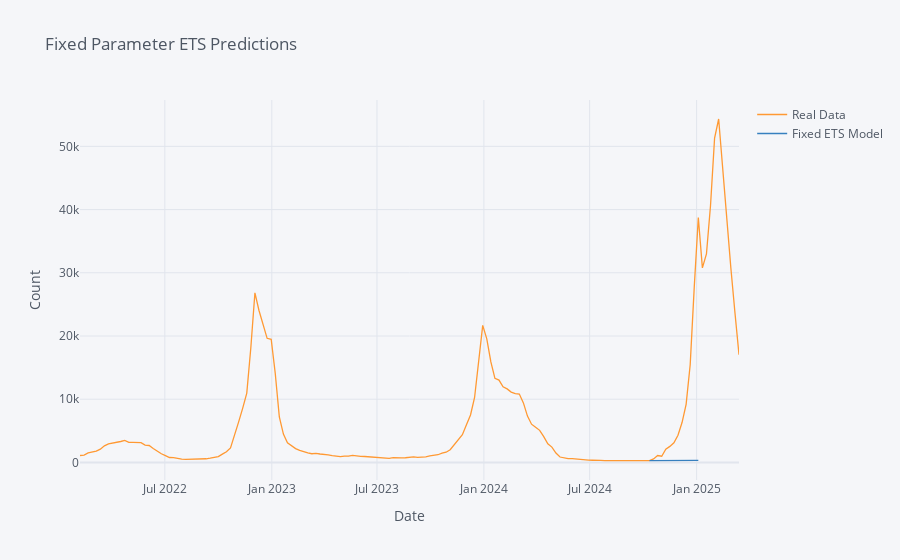

Here is the notebook cell this chart was saved with:
### Code cell
Processor.create_graph()

### Figure 1 — Plotly figure (JSON) as saved in the notebook; plotly's stock layout.template omitted (floating-point values rounded to 4 significant figures; data arrays with more than 128 entries replaced by an {"elided": "..."} marker saying what was removed)
{"data": [{"line": {"color": "rgba(255, 153, 51, 1.0)", "dash": "solid", "shape": "linear", "width": 1.3}, "mode": "lines", "name": "Real Data", "text": "", "type": "scatter", "x": {"elided": "163 str values"}, "y": {"elided": "163 int values"}}, {"line": {"color": "rgba(55, 128, 191, 1.0)", "dash": "solid", "shape": "linear", "width": 1.3}, "mode": "lines", "name": "Fixed ETS Model", "text": "", "type": "scatter", "x": {"elided": "163 str values"}, "y": {"elided": "163 mixed values"}}], "layout": {"autosize": true, "legend": {"bgcolor": "#F5F6F9", "font": {"color": "#4D5663"}}, "paper_bgcolor": "#F5F6F9", "plot_bgcolor": "#F5F6F9", "title": {"font": {"color": "#4D5663"}, "text": "Fixed Parameter ETS Predictions"}, "xaxis": {"autorange": true, "gridcolor": "#E1E5ED", "range": ["2022-02-05", "2025-03-15"], "showgrid": true, "tickfont": {"color": "#4D5663"}, "title": {"font": {"color": "#4D5663"}, "text": "Date"}, "type": "date", "zerolinecolor": "#E1E5ED"}, "yaxis": {"autorange": true, "gridcolor": "#E1E5ED", "range": [-2783, 57337], "showgrid": true, "tickfont": {"color": "#4D5663"}, "title": {"font": {"color": "#4D5663"}, "text": "Count"}, "type": "linear", "zerolinecolor": "#E1E5ED"}}}
